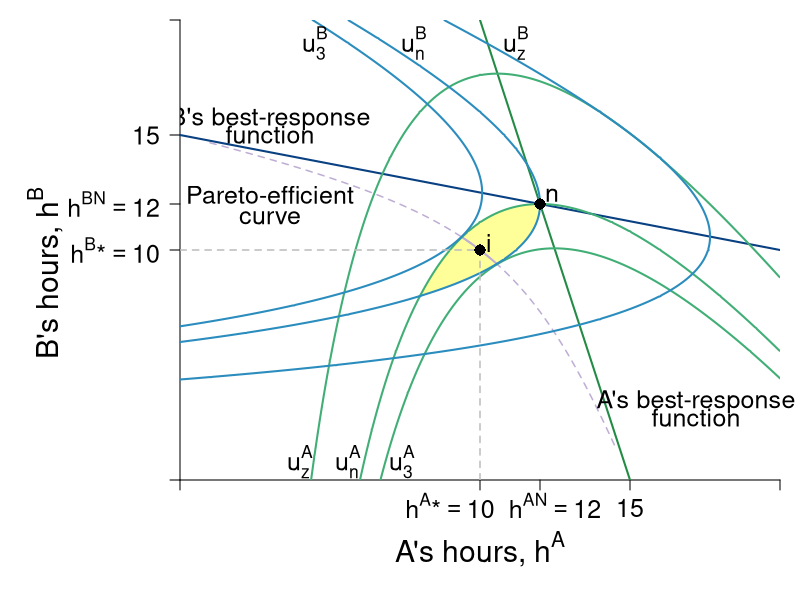

Write the R code that produced this figure.
require(shape)
pdf(file = "coordination_failures/coord_brfs_cournot.pdf", width = 9, height = 7)

#Set parameters for graphics
pointsize <- 1.8
axislabelsize <- 1.8
labelsize <- 1.5
namesize <- 1.8
annotatesize <- 1.5
graphlinewidth <- 2
segmentlinewidth <- 1.5

COL <- c("#7fc97f", "#beaed4", "#fdc086", "#ffff99", "#386cb0", "#f0027f", "#bf5b17", "#666666")
COLA <- c("#99d8c9","#66c2a4","#41ae76", "#238b45", "#005824")
COLB <- c("#4eb3d3", "#2b8cbe", "#0868ac","#084081")

par(mar =  c(6, 9, 1, 1))

uA <- function(ea, eb, alpha = 30, beta = 1/2) {
  (alpha - beta*(ea+eb))*ea - 0.5*(ea)^2
}

uB <- function(ea, eb, alpha = 30, beta = 1/2) {
  (alpha - beta*(ea+eb))*eb - 0.5*(eb)^2
}

brfB <- function(ea, alpha = 30, beta = 1/2) {
  (alpha - beta*ea)/(1 + 2*beta)
}

brfA <- function(ea, alpha = 30, beta = 1/2) {
  (alpha - ea*(1 + 2*beta))/(beta)
}

brfPE <- function(ea, alpha = 30, beta = 1/8) {
  alpha*(1 - beta*ea)
}

hANE <- function(alpha, beta = 1/2){
  alpha/(1 + 3*beta)
}

hApEff2 <- function(alpha, beta = 1/2){
  alpha/(1 + 4*beta)
}

intercept1 <- function(alpha, beta = 1/2){
  alpha/(1 + 2*beta)
}

PEC <- function(ea, alpha = 30, beta = 1/2){
  a = beta*(1+2*beta);
  b = -alpha*(1+3*beta)+(1+2*beta)^2*ea;
  c = alpha^2 - alpha*(1+3*beta)*ea+ beta*(1+2*beta)*ea^2
  delta = b^2-4*a*c
  return((-b-sqrt(delta))/(2*a))
}


indiffA <- function(ea, alpha = 30, beta = 1/2, uA = 144) {
  (alpha*ea - beta*(ea)^2 - 0.5*(ea)^2 - uA)/(beta*ea)
}

indiffBroot1 <- function(ea, alpha = 30, beta = 30, uB = 144){
  (-sqrt(alpha^2 - 2*alpha*beta*ea + beta^2*ea^2 - 4*beta*uB - 2*uB) + alpha - beta*ea)/(2*beta + 1)
}

indiffBroot2 <- function(ea, alpha = 30, beta = 30, uB = 144){
  (sqrt(alpha^2 - 2*alpha*beta*ea + beta^2*ea^2 - 4*beta*uB - 2*uB) + alpha - beta*ea)/(2*beta + 1)
}


indiffB <- function(eb, alpha = 30, beta = 1/2, uB = 144) {
  (alpha*eb - uB - 0.5*eb^2)/(alpha*beta*eb)
}

indiffB2 <- function(ea, alpha = 30, beta = 1/2, uB = 144) {
  sqrt(alpha^2*(beta*ea - 1)^2 - 2*uB) - alpha*beta*ea + alpha
}

indiffB3 <- function(ea, alpha = 30, beta = 1/2, uB = 144) {
  -sqrt(alpha^2*(beta*ea - 1)^2 - 2*uB) - alpha*beta*ea + alpha
}


xlims <- c(0, 20)
ylims <- c(0, 20)

npts <- 501 
x <- seq(xlims[1], xlims[2], length.out = npts)
y <- seq(ylims[1], ylims[2], length.out = npts) 
a <- c(112, 
       uA(hANE(alpha = 30, beta = 1/2), hANE(alpha = 30, beta = 1/2)), 
       155.8)
b <- c(112, 
       uA(hANE(alpha = 30, beta = 1/2),hANE(alpha = 30, beta = 1/2)), 
       155.8)

plot(0, 0, xlim = xlims, ylim = ylims, type = "n",
     xlab = expression(paste("")),
     ylab = expression(paste("")), 
     xaxt = "n", 
     yaxt = "n", 
     cex.lab = axislabelsize, 
     bty = "n",
     xaxs="i", 
     yaxs="i")

# Keeping if necessary. 
# ticksy <- c(0, hApEff2(alpha = 30), hANE(alpha = 30), intercept1(alpha = 30), ylims[2])
# ylabels <- c(NA, expression(paste(h^B,"*")), expression(paste(h^{BN})), expression(paste(frac(alpha, 1 + 2*beta))), NA)
# ticksx <- c(0, hApEff2(alpha = 30), hANE(alpha = 30), intercept1(alpha = 30), xlims[2])
# xlabels <- c(NA, expression(paste(h^A,"*")), expression(paste(h^{AN})), expression(paste(frac(alpha, 1 + 2*beta))), NA)

ticksy <- c(0, hApEff2(alpha = 30), hANE(alpha = 30), intercept1(alpha = 30), ylims[2])
ylabels <- c(NA, expression(paste(h^B,"*", phantom()==10)), expression(paste(h^{BN} == 12)), expression(paste(15 )), NA)
ticksx <- c(0, hApEff2(alpha = 30), hANE(alpha = 30), intercept1(alpha = 30), xlims[2])
xlabels <- c(NA, expression(paste(h^A,"*", phantom()==10)), expression(paste(h^{AN} == 12)), NA, NA)


axis(1, at = ticksx,  pos = 0, labels = FALSE)
text(x = c(0, hApEff2(alpha = 30)-1, hANE(alpha = 30) + 0.5, intercept1(alpha = 30), xlims[2]), 
     par("usr")[3] - 0.3, labels = xlabels, srt = 0, pos = 1, 
     xpd = TRUE, cex = labelsize)
#15 in the labels above didn't work, so it must be indivudally located
text(15, -1.2, expression(paste(15)), xpd = TRUE, cex = labelsize) 

axis(2, at = ticksy, pos = 0, labels = ylabels, las = 1, cex.axis = labelsize)

npts <- 500 
xx1 <- seq(xlims[1], xlims[2], length.out = npts)
xx2 <- seq(9.4, 10.55, length.out = npts)

#I need something like xx1 with npts for 
xpoly1 <- seq(from = 8, to = 12, length.out = 500)
ypoly1 <- indiffA(xpoly1, uA = 144, alpha = 30, beta = 1/2)
ypoly2 <- indiffBroot1(xpoly1, uB = 144, alpha = 30, beta = 1/2)
polygon(x = c(xpoly1, rev(xpoly1)), y = c(ypoly1, rev(ypoly2)), col=COL[4], density=NULL, border = NA)

#Draw functions
lines(xx1, brfA(xx1, alpha = 30, beta = 1/2), col = COLA[4], lwd = graphlinewidth)
lines(xx1, brfB(xx1, alpha = 30, beta = 1/2), col = COLB[4], lwd = graphlinewidth)

xx2 <- seq(1, 14.5, length.out = npts)
xx3 <- seq(9.4, 10.55, length.out = npts)

lines(xx2, PEC(xx2, alpha = 30, beta = 1/2), col = COL[2], lty = 2, lwd = segmentlinewidth)
lines(xx3, PEC(xx3, alpha = 30, beta = 1/2), col = COL[2], lwd = graphlinewidth)


contour(y, x,
        outer(x, y, uA),
        drawlabels = FALSE,
        col = COLA[3],
        lwd = graphlinewidth,
        levels = a,
        xaxs="i",
        yaxs="i",
        add = TRUE)

text(0.5*xlims[2], -3, expression(paste("A's hours, ", h^A)), xpd = TRUE, cex = axislabelsize)
text(-4.5, 9, expression(paste("B's hours, ", h^B)), xpd = TRUE, cex = axislabelsize, srt = 90) 


contour(x, y,
        outer(x, y, uB),
        drawlabels = FALSE,
        col = COLB[2],
        lwd = graphlinewidth,
        levels = b,
        add = TRUE
)


text(3, 12.4, expression("Pareto-efficient"), cex = annotatesize)
text(3, 11.4, expression("curve"), cex = annotatesize)

#Arrows(6.5, 10.1, 9.3, 10.1, col = "black", lty = 1, lwd = 2, arr.type = "triangle", arr.lwd = 0.5)
# 
#Label the iso-welfare functions for the HG, Aisha
text(4, 0.8, expression(u[z]^A), cex = annotatesize)
text(5.6, 0.8, expression(u[n]^A), cex = annotatesize)
text(7.4, 0.8, expression(u[3]^A), cex = annotatesize)


#Label the indifference curves for the HG, Betty
text(11.2, 19, expression(u[z]^B), cex = annotatesize)
text(7.8, 19, expression(u[n]^B), cex = annotatesize)
text(4.5, 19, expression(u[3]^B), cex = annotatesize)


#Label Nash Equilibrium
points(hANE(alpha = 30), hANE(alpha = 30), pch = 16, col = "black", cex = 1.5)
text(hANE(alpha = 30) + 0.4, hANE(alpha = 30) + 0.4, expression(paste("n")), cex = annotatesize)

# Nash segments
segments(10, 0, 10, 10, col = "grey", lty = 2, lwd = segmentlinewidth)
segments(0, 10, 10, 10, col = "grey", lty = 2, lwd = segmentlinewidth)

#Annotate Pareto Efficient Curve and relevant points
#points(10.55, PEC(10.55), pch = 16, col = "black", cex = 1.5)
#text(10.55 + 0.4, PEC(10.55) - 0.4, expression(paste(t^A)), cex = annotatesize)
#points(9.4, PEC(9.4), pch = 16, col = "black", cex = 1.5)
#text(9.4 - 0.2, PEC(9.4) + 0.3, expression(paste(t^B)), cex = annotatesize)

points(hApEff2(alpha = 30), hApEff2(alpha = 30), pch = 16, col = "black", cex = 1.5)
text(hApEff2(alpha = 30) + 0.3, hApEff2(alpha = 30) + 0.3, expression(i), cex = annotatesize)

#B's brf
text(3, 15.7, expression(paste("B's best-response")), cex = labelsize)
text(3, 15.0, expression(paste("function")), cex = labelsize)

#A's brf
text(17.2, 3.4, expression(paste("A's best-response")), cex = labelsize, xpd = TRUE)
text(17.2, 2.7, expression(paste("function")), cex = labelsize)

dev.off()
